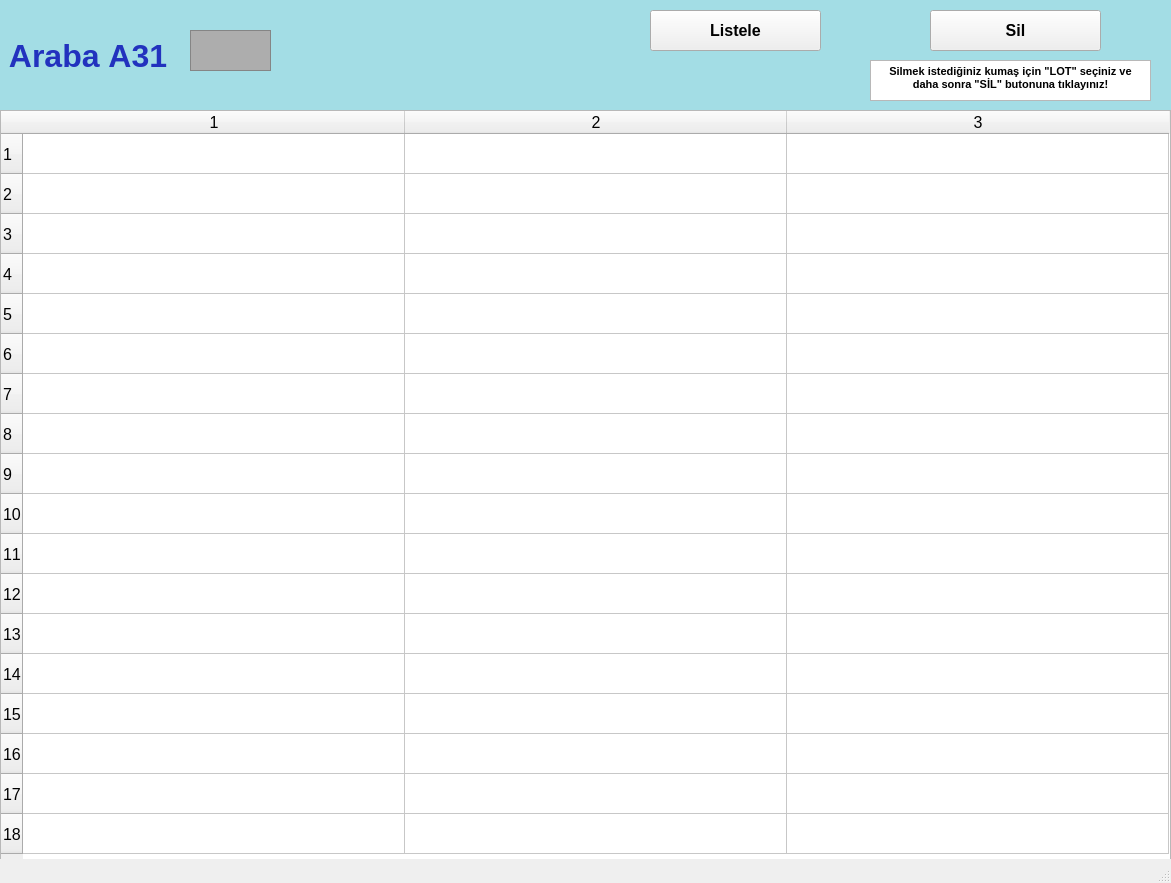
<?xml version="1.0" encoding="UTF-8"?>
<ui version="4.0">
 <class>arabalarA31_ekran</class>
 <widget class="QMainWindow" name="arabalarA31_ekran">
  <property name="geometry">
   <rect>
    <x>0</x>
    <y>0</y>
    <width>1171</width>
    <height>883</height>
   </rect>
  </property>
  <property name="font">
   <font>
    <pointsize>12</pointsize>
    <weight>50</weight>
    <bold>false</bold>
    <kerning>false</kerning>
   </font>
  </property>
  <property name="windowTitle">
   <string/>
  </property>
  <widget class="QWidget" name="centralwidget">
   <widget class="QLabel" name="arabaA1yazi_lbl">
    <property name="geometry">
     <rect>
      <x>0</x>
      <y>0</y>
      <width>1171</width>
      <height>111</height>
     </rect>
    </property>
    <property name="font">
     <font>
      <pointsize>24</pointsize>
      <weight>75</weight>
      <bold>true</bold>
     </font>
    </property>
    <property name="styleSheet">
     <string notr="true">background-color: rgb(163, 221, 229);
color: rgb(34, 50, 190);</string>
    </property>
    <property name="text">
     <string> Araba A31</string>
    </property>
   </widget>
   <widget class="QFrame" name="arabaA1_img">
    <property name="geometry">
     <rect>
      <x>190</x>
      <y>30</y>
      <width>81</width>
      <height>41</height>
     </rect>
    </property>
    <property name="styleSheet">
     <string notr="true">background-color: rgb(173, 173, 173);</string>
    </property>
    <property name="frameShape">
     <enum>QFrame::StyledPanel</enum>
    </property>
    <property name="frameShadow">
     <enum>QFrame::Raised</enum>
    </property>
   </widget>
   <widget class="QPushButton" name="listele31_btn">
    <property name="geometry">
     <rect>
      <x>650</x>
      <y>10</y>
      <width>171</width>
      <height>41</height>
     </rect>
    </property>
    <property name="font">
     <font>
      <pointsize>12</pointsize>
      <weight>75</weight>
      <bold>true</bold>
     </font>
    </property>
    <property name="text">
     <string>Listele</string>
    </property>
   </widget>
   <widget class="QTableWidget" name="A31_tw">
    <property name="geometry">
     <rect>
      <x>0</x>
      <y>110</y>
      <width>1171</width>
      <height>751</height>
     </rect>
    </property>
    <property name="baseSize">
     <size>
      <width>0</width>
      <height>0</height>
     </size>
    </property>
    <property name="rowCount">
     <number>18</number>
    </property>
    <property name="columnCount">
     <number>3</number>
    </property>
    <attribute name="horizontalHeaderVisible">
     <bool>true</bool>
    </attribute>
    <attribute name="horizontalHeaderCascadingSectionResizes">
     <bool>false</bool>
    </attribute>
    <attribute name="horizontalHeaderDefaultSectionSize">
     <number>382</number>
    </attribute>
    <attribute name="horizontalHeaderMinimumSectionSize">
     <number>38</number>
    </attribute>
    <attribute name="verticalHeaderDefaultSectionSize">
     <number>40</number>
    </attribute>
    <attribute name="verticalHeaderMinimumSectionSize">
     <number>23</number>
    </attribute>
    <row/>
    <row/>
    <row/>
    <row/>
    <row/>
    <row/>
    <row/>
    <row/>
    <row/>
    <row/>
    <row/>
    <row/>
    <row/>
    <row/>
    <row/>
    <row/>
    <row/>
    <row/>
    <column/>
    <column/>
    <column/>
   </widget>
   <widget class="QPushButton" name="sil31_btn">
    <property name="geometry">
     <rect>
      <x>930</x>
      <y>10</y>
      <width>171</width>
      <height>41</height>
     </rect>
    </property>
    <property name="font">
     <font>
      <pointsize>12</pointsize>
      <weight>75</weight>
      <bold>true</bold>
     </font>
    </property>
    <property name="text">
     <string>Sil</string>
    </property>
   </widget>
   <widget class="QTextBrowser" name="textBrowser">
    <property name="geometry">
     <rect>
      <x>870</x>
      <y>60</y>
      <width>281</width>
      <height>41</height>
     </rect>
    </property>
    <property name="html">
     <string>&lt;!DOCTYPE HTML PUBLIC &quot;-//W3C//DTD HTML 4.0//EN&quot; &quot;http://www.w3.org/TR/REC-html40/strict.dtd&quot;&gt;
&lt;html&gt;&lt;head&gt;&lt;meta name=&quot;qrichtext&quot; content=&quot;1&quot; /&gt;&lt;style type=&quot;text/css&quot;&gt;
p, li { white-space: pre-wrap; }
&lt;/style&gt;&lt;/head&gt;&lt;body style=&quot; font-family:'MS Shell Dlg 2'; font-size:12pt; font-weight:400; font-style:normal;&quot;&gt;
&lt;p align=&quot;center&quot; style=&quot; margin-top:0px; margin-bottom:0px; margin-left:0px; margin-right:0px; -qt-block-indent:0; text-indent:0px;&quot;&gt;&lt;span style=&quot; font-size:8pt; font-weight:600;&quot;&gt;Silmek istediğiniz kumaş için &amp;quot;LOT&amp;quot; seçiniz ve daha sonra &amp;quot;SİL&amp;quot; butonuna tıklayınız!&lt;/span&gt;&lt;/p&gt;&lt;/body&gt;&lt;/html&gt;</string>
    </property>
   </widget>
  </widget>
  <widget class="QStatusBar" name="statusbar"/>
 </widget>
 <resources/>
 <connections/>
</ui>
